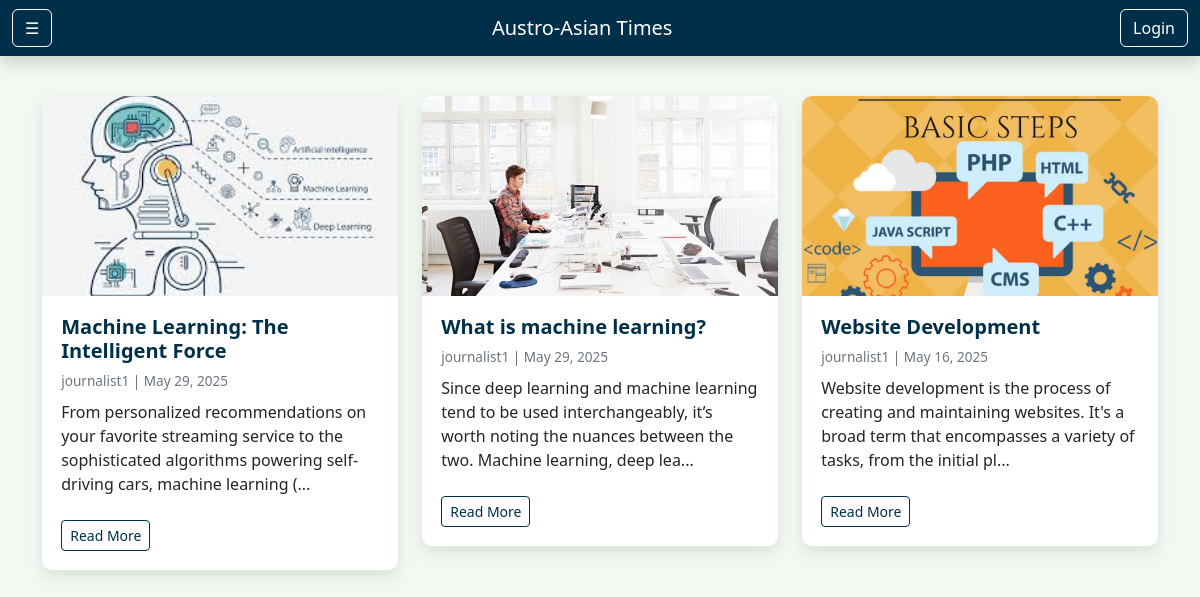
The page /index.php?tag_id=1 on the database its author committed.
### tables this page shows
CREATE TABLE `articles` (
  `article_id` int(11) NOT NULL,
  `title` varchar(255) NOT NULL,
  `content` text NOT NULL,
  `image_url` varchar(255) DEFAULT NULL,
  `status` enum('draft','pending','approved','declined') DEFAULT 'draft',
  `created_at` timestamp NOT NULL DEFAULT current_timestamp(),
  `updated_at` timestamp NOT NULL DEFAULT current_timestamp() ON UPDATE current_timestamp(),
  `author_id` int(11) DEFAULT NULL
);

CREATE TABLE `users` (
  `user_id` int(11) NOT NULL,
  `username` varchar(50) NOT NULL,
  `email` varchar(100) NOT NULL,
  `password_hash` varchar(255) NOT NULL,
  `role` enum('journalist','editor') NOT NULL,
  `created_at` timestamp NOT NULL DEFAULT current_timestamp(),
  `Is_active` int(11) NOT NULL
);

### index.php (the view, shortened to what this page needs)
<?php
require_once 'db.php';
$tagFilter = isset($_GET['tag_id']) ? intval($_GET['tag_id']) : null;
$dateOrder = isset($_GET['date']) && $_GET['date'] === 'oldest' ? 'ASC' : 'DESC';
$query = "
    SELECT a.article_id, a.title, a.content, a.image_url, a.created_at, a.updated_at,
           u.username AS author
    FROM articles a
    LEFT JOIN users u ON a.author_id = u.user_id
";
$conditions = ["a.status = 'approved'"];
if ($tagFilter) {
    $query .= " JOIN article_tags at ON a.article_id = at.article_id";
    $conditions[] = "at.tag_id = $tagFilter";
}
if (!empty($conditions)) {
    $query .= " WHERE " . implode(" AND ", $conditions);
}
$query .= " ORDER BY a.updated_at $dateOrder LIMIT 12";
$result = $conn->query($query);
?>
<!DOCTYPE html>
<html lang="en">
<head>
    <link href="https://cdn.jsdelivr.net/npm/bootstrap@5.3.0/dist/css/bootstrap.min.css" rel="stylesheet" />
</head>
<body>
    <nav class="navbar navbar-expand-lg fixed-top shadow">
        <div class="container-fluid">
            <button class="btn btn-outline-light me-2" type="button" data-bs-toggle="offcanvas" data-bs-target="#sideMenu">
                &#9776;
            </button>
            <a class="navbar-brand text-white" href="index.php">Austro-Asian Times</a>
            <a href="login.php" class="btn btn-outline-light text-white">Login</a>
        </div>
    </nav>
    <div class="container mt-4">
        <div class="row g-4">
            <?php if ($result && $result->num_rows > 0): ?>
                <?php while ($article = $result->fetch_assoc()): ?>
                    <div class="col-12 col-md-6 col-lg-4">
                        <div class="article-card">
                            <?php if (!empty($article['image_url'])): ?>
                                <img src="<?= htmlspecialchars($article['image_url']) ?>" class="article-image" alt="Article Image">
                            <?php endif; ?>
                            <div class="article-content">
                                <a href="view_article.php?id=<?= $article['article_id'] ?>" class="text-decoration-none">
                                    <h2 class="article-title"><?= htmlspecialchars($article['title']) ?></h2>
                                </a>
                                <div class="article-meta">
                                    <?= htmlspecialchars($article['author']) ?> | <?= date('M d, Y', strtotime($article['updated_at'])) ?>
                                </div>
                                <p><?= nl2br(htmlspecialchars(mb_strimwidth($article['content'], 0, 150, '...'))) ?></p>
                                <a href="view_article.php?id=<?= $article['article_id'] ?>" class="btn btn-sm btn-outline-primary mt-2">Read More</a>
                            </div>
                        </div>
                    </div>
                <?php endwhile; ?>
            <?php else: ?>
                <p class="text-center text-muted">No articles found with current filters.</p>
            <?php endif; ?>
        </div>
    </div>
</body>
</html>

### index.php (style rules this page uses)
body { background-color: rgb(241, 249, 242); padding-top: 4.5rem; font-family: 'Segoe UI', sans-serif; }
.navbar { background-color: #003049 !important; }
.navbar-brand, .nav-link, .btn-outline-light { color: #ffffff !important; }
.article-card { background: #fff; border-radius: 10px; overflow: hidden; box-shadow: 0 6px 16px rgba(0, 0, 0, 0.1); transition: transform 0.2s ease; }
.article-image { height: 200px; object-fit: cover; width: 100%; }
.article-content { padding: 1.2rem; }
.article-title { font-size: 1.25rem; font-weight: 600; color: #003049; }
.article-meta { font-size: 0.85rem; color: #6c757d; margin-bottom: 0.5rem; }
.btn-outline-primary { border-color: #003049; color: #003049; }

### rows shown on the page
articles: image_url (picture), title "Machine Learning: The Intelligent Force", author.username "journalist1", updated_at "May 29, 2025", content "From personalized recommendations on your favorite streaming service to the sophisticated algorithms powering self-driving cars, machine learning (..."
articles: image_url (picture), title "What is machine learning?", author.username "journalist1", updated_at "May 29, 2025", content "Since deep learning and machine learning tend to be used interchangeably, it’s worth noting the nuances between the two. Machine learning, deep lea..."
articles: image_url (picture), title "Website Development", author.username "journalist1", updated_at "May 16, 2025", content "Website development is the process of creating and maintaining websites. It's a broad term that encompasses a variety of tasks, from the initial pl..."
